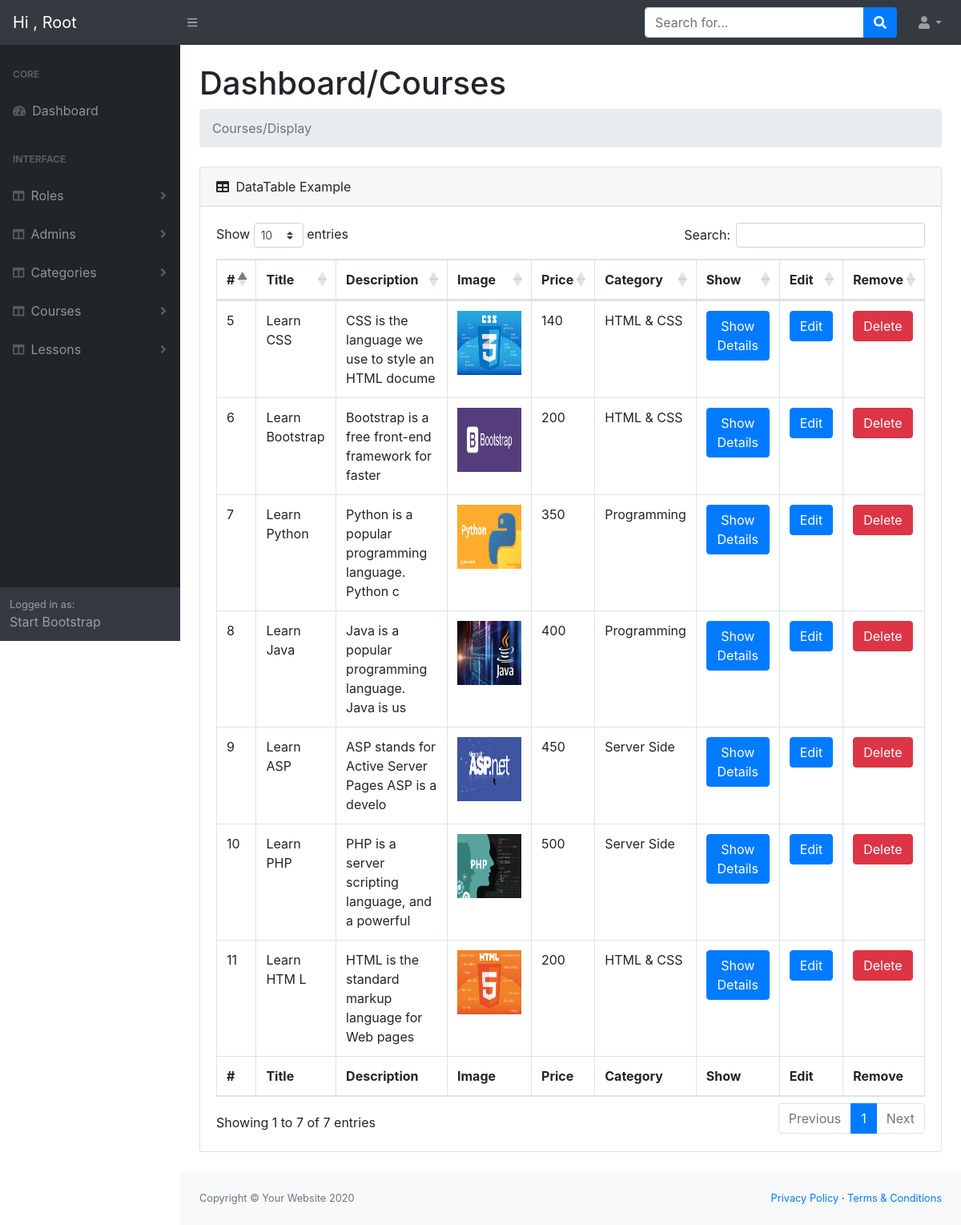
The page /dashboard/Courses/index.php (signed in) on the database its author committed.
### tables this page shows
CREATE TABLE `courses` (
  `id` int(10) UNSIGNED NOT NULL,
  `title` char(30) NOT NULL,
  `description` text NOT NULL,
  `image` char(40) NOT NULL,
  `price` int(11) NOT NULL,
  `category_id` tinyint(3) UNSIGNED NOT NULL
);

CREATE TABLE `categories` (
  `id` tinyint(3) UNSIGNED NOT NULL,
  `title` char(30) NOT NULL
);

### dashboard/Courses/index.php (the view, shortened to what this page needs)
<?php
require '../helpers/functions.php';
$sql = "select courses.id , courses.title,courses.description,courses.image,courses.price,categories.title as cat_title from courses inner join categories on courses.category_id = categories.id";
$op  = DoQuery($sql);
require '../layouts/header.php';
require '../layouts/nav.php';
require '../layouts/sidNav.php';
?>
<main>
    <div class="container-fluid">
        <h1 class="mt-4">Dashboard/Courses</h1>
        <ol class="breadcrumb mb-4">
        </ol>
        <div class="card mb-4">
            <div class="card-header">
                <i class="fas fa-table mr-1"></i>
                DataTable Example
            </div>
            <div class="card-body">
                <div class="table-responsive">
                    <table class="table table-bordered" id="dataTable" width="100%" cellspacing="0">
                        <thead>
                            <tr>
                                <th>#</th>
                                <th>Title</th>
                                <th>Description</th>
                                <th>Image</th>
                                <th>Price</th>
                                <th>Category</th>
                                <th>Show</th>
                                <th>Edit</th>
                                <th>Remove</th>
                            </tr>
                        </thead>
                        <tfoot>
                            <tr>
                                <th>#</th>
                                <th>Title</th>
                                <th>Description</th>
                                <th>Image</th>
                                <th>Price</th>
                                <th>Category</th>
                                <th>Show</th>
                                <th>Edit</th>
                                <th>Remove</th>
                            </tr>
                        </tfoot>
                        <tbody>
                            <?php
                            while ($data = mysqli_fetch_assoc($op)) {
                            ?>
                                <tr>
                                    <td><?php echo $data['id'] ?></td>
                                    <td><?php echo $data['title'] ?></td>
                                    <td><?php echo  substr($data['description'],0,50)   ?></td>
                                    <td> <img src="uploads/<?php echo $data['image'] ?>" width="80px" height="80px"></td>
                                    <td><?php echo $data['price'] ?></td>
                                    <td><?php echo $data['cat_title'] ?></td>
                                    <td> <a href='show.php?id=<?php echo $data['id'];  ?>' class='btn btn-primary m-r-1em'>Show Details</a></td>
                                    <td> <a href='edit.php?id=<?php echo $data['id'];  ?>' class='btn btn-primary m-r-1em'>Edit</a> </td>
                                    <td> <a href='delete.php?id=<?php echo $data['id'] ?>' class='btn btn-danger m-r-1em'>Delete</a> </td>
                                </tr>
                            <?php } ?>
                        </tbody>
                    </table>
                </div>
            </div>
        </div>
    </div>
</main>
<?php
require '../layouts/footer.php';
?>

### rows shown on the page
courses: id "5", title "Learn CSS", description "CSS is the language we use to style an HTML docume", image (picture), price "140", category.title "HTML & CSS"
courses: id "6", title "Learn Bootstrap", description "Bootstrap is a free front-end framework for faster", image (picture), price "200", category.title "HTML & CSS"
courses: id "7", title "Learn Python", description "Python is a popular programming language. Python c", image (picture), price "350", category.title "Programming"
courses: id "8", title "Learn Java", description "Java is a popular programming language. Java is us", image (picture), price "400", category.title "Programming"
courses: id "9", title "Learn ASP", description "ASP stands for Active Server Pages ASP is a develo", image (picture), price "450", category.title "Server Side"
courses: id "10", title "Learn PHP", description "PHP is a server scripting language, and a powerful", image (picture), price "500", category.title "Server Side"
courses: id "11", title "Learn HTM L", description "HTML is the standard markup language for Web pages", image (picture), price "200", category.title "HTML & CSS"

### other values the page prints
$_SESSION['user']['fname'] "Root"
$module "Roles"
$module "Admins"
$module "Categories"
$module "Courses"
$module "Lessons"
$message "Courses/Display"
